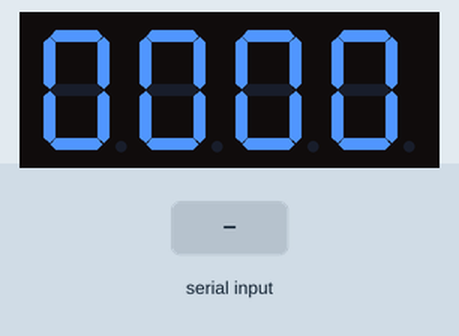
Recording of a sketch running on a simulated Arduino Uno, built with avr-gcc and run on an emulated ATmega328P. On the bench: 4-digit seven-segment display. Wiring (inferred from the names in the program): 4-digit 7-segment display, segments lit when HIGH: segments pin 2, pin 3, pin 4, pin 5, pin 6, pin 7, pin 8, pin 9; digit selects pin 10, pin 11, pin 12, pin 13. The inputs (shaded band) are chosen by the test bench. The segment pins are drawn as the display they are named for.

Above: at 1.2 s.
1.3 s: "90,45\n" received over Serial
At 1.7 s:
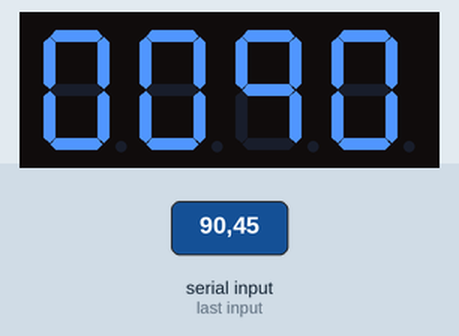
2.8 s: "30,150\n" received over Serial
At 4.1 s:
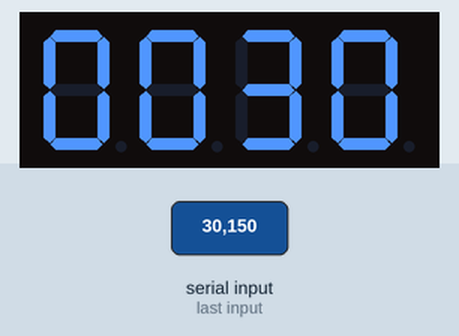
Timing chart, 0 to 5.8 s (numbered marks = the images above; inputs shaded):
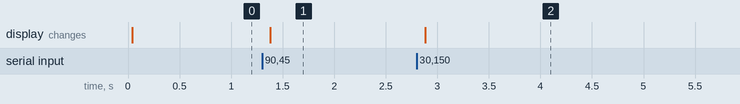

The sketch:

PTmateAD.ino
```cpp
#include <Arduino.h>

// 7-Segment 핀 정의
const int segmentPins[8] = {2, 3, 4, 5, 6, 7, 8, 9}; // a, b, c, d, e, f, g, DP
const int digitPins[4] = {10, 11, 12, 13};           // D1, D2, D3, D4

// 숫자 매핑 (a-g 순서)
const byte digits_data[10] = {0xFC, 0x60, 0xDA, 0xF2, 0x66, 0xB6, 0xBE, 0xE4, 0xFE, 0xE6};

// 전역 변수
int currentNumber = 0; // 현재 표시할 숫자
bool newDataReceived = false; // 새로운 데이터 수신 플래그

void setup() {
  // 세그먼트와 자리 선택 핀을 출력으로 설정
  for (int i = 0; i < 8; i++) {
    pinMode(segmentPins[i], OUTPUT);
    digitalWrite(segmentPins[i], LOW);
  }
  for (int i = 0; i < 4; i++) {
    pinMode(digitPins[i], OUTPUT);
    digitalWrite(digitPins[i], HIGH); // 자리 선택 핀은 LOW에서 활성화
  }

  Serial.begin(9600); // UART 통신 시작
}

void loop() {
  // UART 데이터 수신
  if (Serial.available()) {
    String data = Serial.readStringUntil('\n'); // '\n'까지 데이터 읽기
    int receivedNumber = data.toInt();         // 문자열을 정수로 변환

    if (receivedNumber >= 0 && receivedNumber <= 9999) {
      currentNumber = receivedNumber; // 표시할 숫자 업데이트
      newDataReceived = true;         // 새 데이터 수신 플래그 설정
    }
  }

  // 지속적으로 숫자 표시
  displayNumber(currentNumber);
}

// 숫자 표시 함수
void displayNumber(int number) {
  int digits[4] = {0, 0, 0, 0}; // 네 자리 숫자로 변환
  for (int i = 3; i >= 0; i--) {
    digits[i] = number % 10;
    number /= 10;
  }

  // 각 자리 숫자에 대해 세그먼트 점등
  for (int digit = 0; digit < 4; digit++) {
    selectDigit(digit);            // 자리 선택
    lightSegments(digits[digit]);  // 해당 자리 숫자 점등
    delay(5);                      // 멀티플렉싱 시간
    clearSegments();               // 점등 초기화
  }
}

// 자리 선택 함수
void selectDigit(int digit) {
  for (int i = 0; i < 4; i++) {
    digitalWrite(digitPins[i], i == digit ? LOW : HIGH); // 활성화된 자리만 LOW
  }
}

// 세그먼트 점등 함수
void lightSegments(int number) {
  byte segments = digits_data[number];
  for (int i = 0; i < 8; i++) {
    digitalWrite(segmentPins[i], (segments & (1 << (7 - i))) ? HIGH : LOW);
  }
}

// 세그먼트 초기화 함수
void clearSegments() {
  for (int i = 0; i < 8; i++) {
    digitalWrite(segmentPins[i], LOW);
  }
}
```

Measured:
- after the input at 1.3 s, the display: changes after 0.08 s (image 1)
- after the input at 2.8 s, the display: changes after 0.08 s (image 2)
